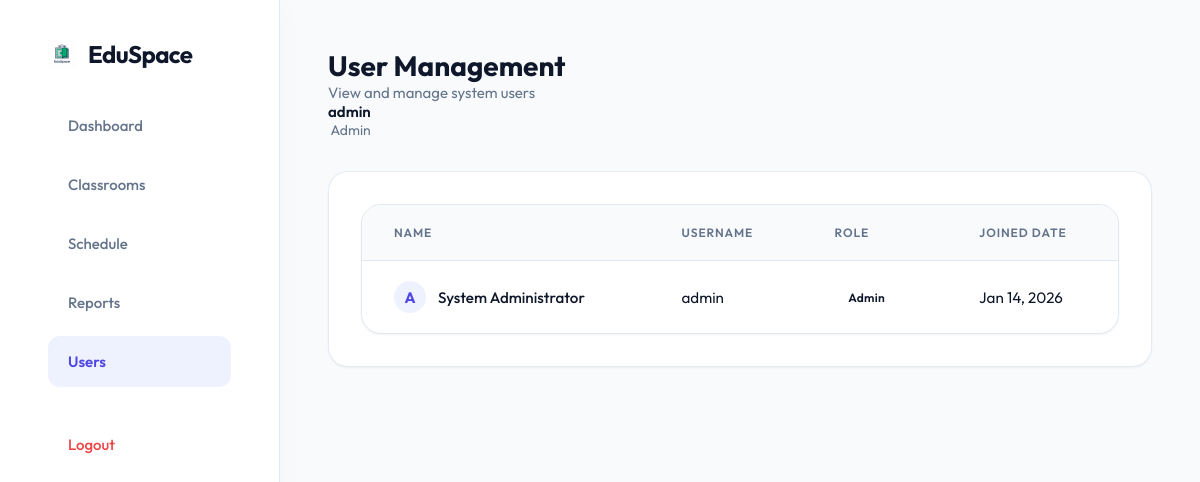
Page /views/users.php (signed in) on the committed database.
### tables this page shows
CREATE TABLE IF NOT EXISTS users (
    id INT AUTO_INCREMENT PRIMARY KEY,
    username VARCHAR(50) NOT NULL UNIQUE,
    password VARCHAR(255) NOT NULL,
    role ENUM('admin', 'staff') DEFAULT 'staff',
    full_name VARCHAR(100),
    created_at TIMESTAMP DEFAULT CURRENT_TIMESTAMP
);

### views/users.php (the view, shortened to what this page needs)
<?php
require_once '../config/db.php';
$stmt = $mysqli->prepare("SELECT id, username, full_name, role, created_at FROM users ORDER BY created_at DESC");
$stmt->execute();
$result = $stmt->get_result();
?>
<!DOCTYPE html>
<html lang="en">
<head>
    <link rel="stylesheet" href="/classroom_allocation_management_system/assets/css/style.css">
</head>
<body>
    <div class="dashboard-container">
        <?php include '../includes/sidebar.php'; ?>
        <main class="main-content">
            <header class="header">
                <div>
                    <h1 style="font-size: 1.75rem; font-weight: 700; color: var(--text);">User Management</h1>
                    <p style="color: var(--text-light);">View and manage system users</p>
                </div>
                <div style="display: flex; align-items: center; gap: 1rem;">
                    <div style="text-align: right;">
                        <span style="display: block; font-weight: 600; color: var(--text);">
                            <?php echo htmlspecialchars($_SESSION['username']); ?>
                        </span>
                        <span style="display: block; font-size: 0.875rem; color: var(--text-light);">
                            <?php echo ucfirst($_SESSION['role']); ?>
                        </span>
                    </div>
                </div>
            </header>
            <div class="card" style="margin-top: 2rem;">
                <div class="table-container">
                    <table>
                        <thead>
                            <tr>
                                <th>Name</th>
                                <th>Username</th>
                                <th>Role</th>
                                <th>Joined Date</th>
                            </tr>
                        </thead>
                        <tbody>
                            <?php if ($result->num_rows > 0): ?>
                                <?php while ($row = $result->fetch_assoc()): ?>
                                    <tr>
                                        <td style="font-weight: 500;">
                                            <div style="display: flex; align-items: center; gap: 0.75rem;">
                                                <div
                                                    style="width: 32px; height: 32px; background: #EEF2FF; border-radius: 50%; display: flex; align-items: center; justify-content: center; color: var(--primary); font-weight: 700;">
                                                    <?php echo strtoupper(substr($row['username'], 0, 1)); ?>
                                                </div>
                                                <?php echo htmlspecialchars($row['full_name']); ?>
                                            </div>
                                        </td>
                                        <td>
                                            <?php echo htmlspecialchars($row['username']); ?>
                                        </td>
                                        <td>
                                            <span
                                                class="badge <?php echo $row['role'] === 'admin' ? 'badge-primary' : 'badge-neutral'; ?>">
                                                <?php echo ucfirst($row['role']); ?>
                                            </span>
                                        </td>
                                        <td>
                                            <?php echo date('M d, Y', strtotime($row['created_at'])); ?>
                                        </td>
                                    </tr>
                                <?php endwhile; ?>
                            <?php endif; ?>
                        </tbody>
                    </table>
                </div>
            </div>
        </main>
    </div>
</body>
</html>

### assets/css/style.css (style rules this page uses)
:root { --primary: #4F46E5; --primary-hover: #4338ca; --secondary: #64748b; --background: #F8FAFC; --surface: #ffffff; --surface-glass: rgba(255, 255, 255, 0.95); --text: #0F172A; --text-light: #64748B; --success: #10b981; --danger: #ef4444; --warning: #f59e0b; --border: #E2E8F0; --shadow-sm: 0 1px 2px 0 rgb(0 0 0 / 0.05); --shadow-md: 0 4px 6px -1px rgb(0 0 0 / 0.1), 0 2px 4px -2px rgb(0 0 0 / 0.1); --shadow-lg: 0 20px 25px -5px rgb(0 0 0 / 0.1), 0 8px 10px -6px rgb(0 0 0 / 0.1); --radius: 1rem; --transition: all 0.2s cubic-bezier(0.4, 0, 0.2, 1); }
* { margin: 0; padding: 0; box-sizing: border-box; font-family: 'Outfit', system-ui, -apple-system, sans-serif; }
body { background-color: var(--background); background-image: radial-gradient(at 0% 0%, rgba(79, 70, 229, 0.05) 0px, transparent 50%), radial-gradient(at 100% 100%, rgba(16, 185, 129, 0.05) 0px, transparent 50%); background-attachment: fixed; color: var(--text); min-height: 100vh; -webkit-font-smoothing: antialiased; font-size: 15px; }
.dashboard-container { display: flex; min-height: 100vh; }
.main-content { margin-left: 280px; flex: 1; padding: 3rem; background: var(--background); }
.card { background: var(--surface); padding: 2rem; border-radius: 1.25rem; border: 1px solid rgba(226, 232, 240, 0.8); box-shadow: var(--shadow-sm); transition: var(--transition); }
.table-container { background: var(--surface); border-radius: 1.25rem; border: 1px solid var(--border); overflow: hidden; box-shadow: var(--shadow-sm); }
table { width: 100%; border-collapse: separate; border-spacing: 0; }
th { background-color: #F8FAFC; padding: 1.25rem 2rem; text-align: left; font-weight: 600; font-size: 0.75rem; text-transform: uppercase; letter-spacing: 0.075em; color: var(--text-light); border-bottom: 1px solid var(--border); }
td { padding: 1.25rem 2rem; text-align: left; border-bottom: 1px solid var(--border); color: var(--text); font-size: 0.95rem; transition: background-color 0.1s; }
tr:last-child td { border-bottom: none; }
.badge { display: inline-flex; align-items: center; padding: 0.35rem 0.85rem; border-radius: 9999px; font-size: 0.75rem; font-weight: 600; letter-spacing: 0.025em; }

### rows in the picture
users: username "A", full_name "System Administrator", username "admin", role "Admin", created_at "Jan 14, 2026"

### other values in the picture
$_SESSION['username'] "admin"
$_SESSION['role'] "Admin"
